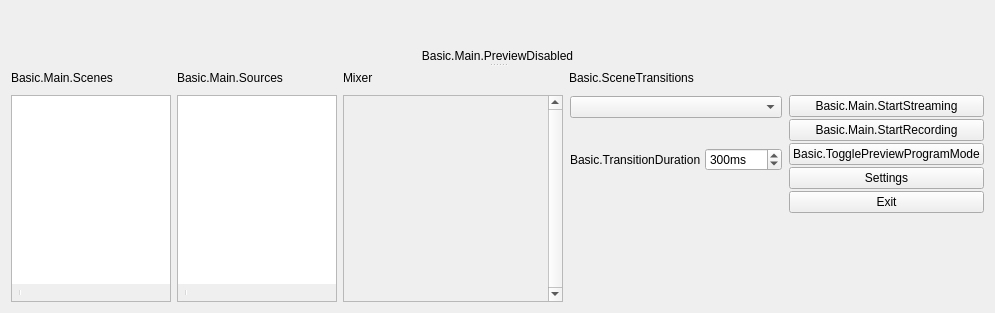
  <widget class="QWidget" name="centralwidget">
   <layout class="QHBoxLayout" name="horizontalLayout">
    <item>
     <widget class="QSplitter" name="mainSplitter">
      <property name="orientation">
       <enum>Qt::Vertical</enum>
      </property>
      <property name="childrenCollapsible">
       <bool>false</bool>
      </property>
      <widget class="QWidget" name="verticalLayoutWidget_7">
       <layout class="QVBoxLayout" name="verticalLayout_14">
        <item>
         <layout class="QHBoxLayout" name="previewLayout">
          <property name="spacing">
           <number>2</number>
          </property>
          <item>
           <layout class="QVBoxLayout" name="previewTextLayout">
            <property name="spacing">
             <number>4</number>
            </property>
            <item>
             <widget class="OBSBasicPreview" name="preview" native="true">
              <property name="sizePolicy">
               <sizepolicy hsizetype="Expanding" vsizetype="Expanding">
                <horstretch>0</horstretch>
                <verstretch>0</verstretch>
               </sizepolicy>
              </property>
              <property name="minimumSize">
               <size>
                <width>32</width>
                <height>32</height>
               </size>
              </property>
              <property name="focusPolicy">
               <enum>Qt::ClickFocus</enum>
              </property>
              <property name="contextMenuPolicy">
               <enum>Qt::CustomContextMenu</enum>
              </property>
             </widget>
            </item>
           </layout>
          </item>
         </layout>
        </item>
        <item>
         <widget class="QLabel" name="previewDisabledLabel">
          <property name="sizePolicy">
           <sizepolicy hsizetype="Expanding" vsizetype="Expanding">
            <horstretch>0</horstretch>
            <verstretch>0</verstretch>
           </sizepolicy>
          </property>
          <property name="contextMenuPolicy">
           <enum>Qt::CustomContextMenu</enum>
          </property>
          <property name="text">
           <string>Basic.Main.PreviewDisabled</string>
          </property>
          <property name="alignment">
           <set>Qt::AlignCenter</set>
          </property>
         </widget>
        </item>
       </layout>
      </widget>
      <widget class="QWidget" name="gridLayoutWidget_2">
       <layout class="QGridLayout" name="gridLayout_2">
        <item row="1" column="4">
         <layout class="QVBoxLayout" name="buttonsVLayout">
          <property name="spacing">
           <number>2</number>
          </property>
          <item>
           <widget class="QPushButton" name="streamButton">
            <property name="enabled">
             <bool>true</bool>
            </property>
            <property name="sizePolicy">
             <sizepolicy hsizetype="Preferred" vsizetype="Fixed">
              <horstretch>0</horstretch>
              <verstretch>0</verstretch>
             </sizepolicy>
            </property>
            <property name="text">
             <string>Basic.Main.StartStreaming</string>
            </property>
            <property name="checkable">
             <bool>false</bool>
            </property>
           </widget>
          </item>
          <item>
           <widget class="QPushButton" name="recordButton">
            <property name="enabled">
             <bool>true</bool>
            </property>
            <property name="sizePolicy">
             <sizepolicy hsizetype="Preferred" vsizetype="Fixed">
              <horstretch>0</horstretch>
              <verstretch>0</verstretch>
             </sizepolicy>
            </property>
            <property name="minimumSize">
             <size>
              <width>130</width>
              <height>0</height>
             </size>
            </property>
            <property name="text">
             <string>Basic.Main.StartRecording</string>
            </property>
           </widget>
          </item>
          <item>
           <widget class="QPushButton" name="modeSwitch">
            <property name="text">
             <string>Basic.TogglePreviewProgramMode</string>
            </property>
            <property name="checkable">
             <bool>true</bool>
            </property>
           </widget>
          </item>
          <item>
           <widget class="QPushButton" name="settingsButton">
            <property name="sizePolicy">
             <sizepolicy hsizetype="Preferred" vsizetype="Fixed">
              <horstretch>0</horstretch>
              <verstretch>0</verstretch>
             </sizepolicy>
            </property>
            <property name="text">
             <string>Settings</string>
            </property>
           </widget>
          </item>
          <item>
           <widget class="QPushButton" name="exitButton">
            <property name="sizePolicy">
             <sizepolicy hsizetype="Preferred" vsizetype="Fixed">
              <horstretch>0</horstretch>
              <verstretch>0</verstretch>
             </sizepolicy>
            </property>
            <property name="text">
             <string>Exit</string>
            </property>
           </widget>
          </item>
          <item>
           <spacer name="expVSpacer_2">
            <property name="orientation">
             <enum>Qt::Vertical</enum>
            </property>
            <property name="sizeHint" stdset="0">
             <size>
              <width>0</width>
              <height>0</height>
             </size>
            </property>
           </spacer>
          </item>
         </layout>
        </item>
        <item row="1" column="2">
         <widget class="VScrollArea" name="scrollArea">
          <property name="minimumSize">
           <size>
            <width>220</width>
            <height>0</height>
           </size>
          </property>
          <property name="frameShape">
           <enum>QFrame::StyledPanel</enum>
          </property>
          <property name="frameShadow">
           <enum>QFrame::Sunken</enum>
          </property>
          <property name="verticalScrollBarPolicy">
           <enum>Qt::ScrollBarAlwaysOn</enum>
          </property>
          <property name="horizontalScrollBarPolicy">
           <enum>Qt::ScrollBarAlwaysOff</enum>
          </property>
          <property name="widgetResizable">
           <bool>true</bool>
          </property>
          <widget class="QWidget" name="volumeWidgets">
           <property name="geometry">
            <rect>
             <x>0</x>
             <y>0</y>
             <width>201</width>
             <height>16</height>
            </rect>
           </property>
           <property name="sizePolicy">
            <sizepolicy hsizetype="Preferred" vsizetype="Maximum">
             <horstretch>0</horstretch>
             <verstretch>0</verstretch>
            </sizepolicy>
           </property>
           <layout class="QVBoxLayout" name="verticalLayout_18">
            <property name="spacing">
             <number>0</number>
            </property>
            <property name="leftMargin">
             <number>0</number>
            </property>
            <property name="topMargin">
             <number>0</number>
            </property>
            <property name="rightMargin">
             <number>0</number>
            </property>
            <property name="bottomMargin">
             <number>0</number>
            </property>
           </layout>
          </widget>
         </widget>
        </item>
        <item row="1" column="0">
         <layout class="QVBoxLayout" name="scenesVLayout">
          <property name="spacing">
           <number>0</number>
          </property>
          <item>
           <widget class="QFrame" name="scenesFrame">
            <property name="sizePolicy">
             <sizepolicy hsizetype="Expanding" vsizetype="Expanding">
              <horstretch>0</horstretch>
              <verstretch>0</verstretch>
             </sizepolicy>
            </property>
            <property name="minimumSize">
             <size>
              <width>160</width>
              <height>0</height>
             </size>
            </property>
            <property name="maximumSize">
             <size>
              <width>260</width>
              <height>16777215</height>
             </size>
            </property>
            <property name="frameShape">
             <enum>QFrame::StyledPanel</enum>
            </property>
            <property name="frameShadow">
             <enum>QFrame::Sunken</enum>
            </property>
            <layout class="QVBoxLayout" name="verticalLayout_11">
             <property name="spacing">
              <number>0</number>
             </property>
             <property name="leftMargin">
              <number>0</number>
             </property>
             <property name="topMargin">
              <number>0</number>
             </property>
             <property name="rightMargin">
              <number>0</number>
             </property>
             <property name="bottomMargin">
              <number>0</number>
             </property>
             <item>
              <widget class="QListWidget" name="scenes">
               <property name="sizePolicy">
                <sizepolicy hsizetype="Preferred" vsizetype="Expanding">
                 <horstretch>0</horstretch>
                 <verstretch>0</verstretch>
                </sizepolicy>
               </property>
               <property name="contextMenuPolicy">
                <enum>Qt::CustomContextMenu</enum>
               </property>
               <property name="frameShape">
                <enum>QFrame::NoFrame</enum>
               </property>
               <property name="frameShadow">
                <enum>QFrame::Plain</enum>
               </property>
               <property name="showDropIndicator" stdset="0">
                <bool>true</bool>
               </property>
               <property name="dragEnabled">
                <bool>true</bool>
               </property>
               <property name="dragDropMode">
                <enum>QAbstractItemView::InternalMove</enum>
               </property>
               <property name="defaultDropAction">
                <enum>Qt::TargetMoveAction</enum>
               </property>
               <addaction name="actionRemoveScene"/>
              </widget>
             </item>
             <item>
              <widget class="QToolBar" name="scenesToolbar">
               <property name="iconSize">
                <size>
                 <width>16</width>
                 <height>16</height>
                </size>
               </property>
               <property name="floatable">
                <bool>false</bool>
               </property>
               <addaction name="actionAddScene"/>
               <addaction name="actionRemoveScene"/>
               <addaction name="separator"/>
               <addaction name="actionSceneUp"/>
               <addaction name="actionSceneDown"/>
              </widget>
             </item>
             <item>
              <spacer name="scenesFixedSizeHSpacer">
               <property name="orientation">
                <enum>Qt::Horizontal</enum>
               </property>
               <property name="sizeType">
                <enum>QSizePolicy::Fixed</enum>
               </property>
               <property name="sizeHint" stdset="0">
                <size>
                 <width>150</width>
                 <height>0</height>
                </size>
               </property>
              </spacer>
             </item>
            </layout>
           </widget>
          </item>
         </layout>
        </item>
        <item row="0" column="1">
         <widget class="QLabel" name="sourcesLabel">
          <property name="text">
           <string>Basic.Main.Sources</string>
          </property>
         </widget>
        </item>
        <item row="0" column="2">
         <layout class="QHBoxLayout" name="mixadvHLayout">
          <property name="spacing">
           <number>2</number>
          </property>
          <item>
           <widget class="QLabel" name="mixerLabel">
            <property name="sizePolicy">
             <sizepolicy hsizetype="Maximum" vsizetype="Preferred">
              <horstretch>0</horstretch>
              <verstretch>0</verstretch>
             </sizepolicy>
            </property>
            <property name="text">
             <string>Mixer</string>
            </property>
           </widget>
          </item>
          <item>
           <widget class="QPushButton" name="advAudioProps">
            <property name="sizePolicy">
             <sizepolicy hsizetype="Maximum" vsizetype="Maximum">
              <horstretch>0</horstretch>
              <verstretch>0</verstretch>
             </sizepolicy>
            </property>
            <property name="maximumSize">
             <size>
              <width>22</width>
              <height>22</height>
             </size>
            </property>
            <property name="accessibleName">
             <string>Basic.AdvAudio</string>
            </property>
            <property name="text">
             <string notr="true"/>
            </property>
            <property name="icon">
             <iconset resource="obs.qrc">
              <normaloff>:/res/images/configuration21_16.png</normaloff>:/res/images/configuration21_16.png</iconset>
            </property>
            <property name="flat">
             <bool>true</bool>
            </property>
            <property name="themeID" stdset="0">
             <string notr="true">configIconSmall</string>
            </property>
           </widget>
          </item>
          <item>
           <spacer name="mixadvHSpacer_4">
            <property name="orientation">
             <enum>Qt::Horizontal</enum>
            </property>
            <property name="sizeHint" stdset="0">
             <size>
              <width>0</width>
              <height>0</height>
             </size>
            </property>
           </spacer>
          </item>
         </layout>
        </item>
        <item row="1" column="1">
         <layout class="QVBoxLayout" name="sourcesVLayout">
          <property name="spacing">
           <number>0</number>
          </property>
          <item>
           <widget class="QFrame" name="sourcesFrame">
            <property name="sizePolicy">
             <sizepolicy hsizetype="Expanding" vsizetype="Expanding">
              <horstretch>0</horstretch>
              <verstretch>0</verstretch>
             </sizepolicy>
            </property>
            <property name="minimumSize">
             <size>
              <width>160</width>
              <height>0</height>
             </size>
            </property>
            <property name="maximumSize">
             <size>
              <width>260</width>
              <height>16777215</height>
             </size>
            </property>
            <property name="frameShape">
             <enum>QFrame::StyledPanel</enum>
            </property>
            <property name="frameShadow">
             <enum>QFrame::Sunken</enum>
            </property>
            <layout class="QVBoxLayout" name="verticalLayout_16">
             <property name="spacing">
              <number>0</number>
             </property>
             <property name="leftMargin">
              <number>0</number>
             </property>
             <property name="topMargin">
              <number>0</number>
             </property>
             <property name="rightMargin">
              <number>0</number>
             </property>
             <property name="bottomMargin">
              <number>0</number>
             </property>
             <item>
              <widget class="SourceListWidget" name="sources">
               <property name="sizePolicy">
                <sizepolicy hsizetype="Preferred" vsizetype="Expanding">
                 <horstretch>0</horstretch>
                 <verstretch>0</verstretch>
                </sizepolicy>
               </property>
               <property name="contextMenuPolicy">
                <enum>Qt::CustomContextMenu</enum>
               </property>
               <property name="frameShape">
                <enum>QFrame::NoFrame</enum>
               </property>
               <property name="showDropIndicator" stdset="0">
                <bool>true</bool>
               </property>
               <property name="dragEnabled">
                <bool>true</bool>
               </property>
               <property name="dragDropMode">
                <enum>QAbstractItemView::InternalMove</enum>
               </property>
               <property name="defaultDropAction">
                <enum>Qt::TargetMoveAction</enum>
               </property>
               <property name="selectionMode">
                <enum>QAbstractItemView::ExtendedSelection</enum>
               </property>
               <addaction name="actionRemoveSource"/>
              </widget>
             </item>
             <item>
              <widget class="QToolBar" name="sourcesToolbar">
               <property name="iconSize">
                <size>
                 <width>16</width>
                 <height>16</height>
                </size>
               </property>
               <property name="floatable">
                <bool>false</bool>
               </property>
               <addaction name="actionAddSource"/>
               <addaction name="actionRemoveSource"/>
               <addaction name="actionSourceProperties"/>
               <addaction name="separator"/>
               <addaction name="actionSourceUp"/>
               <addaction name="actionSourceDown"/>
              </widget>
             </item>
             <item>
              <spacer name="sourcesFixedSizeHSpacer">
               <property name="orientation">
                <enum>Qt::Horizontal</enum>
               </property>
               <property name="sizeType">
                <enum>QSizePolicy::Fixed</enum>
               </property>
               <property name="sizeHint" stdset="0">
                <size>
                 <width>150</width>
                 <height>0</height>
                </size>
               </property>
              </spacer>
             </item>
            </layout>
           </widget>
          </item>
         </layout>
        </item>
        <item row="0" column="0">
         <widget class="QLabel" name="scenesLabel">
          <property name="text">
           <string>Basic.Main.Scenes</string>
          </property>
         </widget>
        </item>
        <item row="0" column="3">
         <widget class="QLabel" name="sceneTransitionsLabel">
          <property name="text">
           <string>Basic.SceneTransitions</string>
          </property>
         </widget>
        </item>
        <item row="1" column="3">
         <widget class="QWidget" name="transitionsContainer" native="true">
          <layout class="QVBoxLayout" name="verticalLayout">
           <property name="spacing">
            <number>4</number>
           </property>
           <property name="leftMargin">
            <number>1</number>
           </property>
           <property name="topMargin">
            <number>1</number>
           </property>
           <property name="rightMargin">
            <number>1</number>
           </property>
           <property name="bottomMargin">
            <number>2</number>
           </property>
           <item>
            <widget class="QComboBox" name="transitions">
             <property name="minimumSize">
              <size>
               <width>120</width>
               <height>0</height>
              </size>
             </property>
             <property name="accessibleName">
              <string>Transition</string>
             </property>
            </widget>
           </item>
           <item>
            <layout class="QHBoxLayout" name="horizontalLayout_4">
             <property name="spacing">
              <number>4</number>
             </property>
             <item>
              <spacer name="horizontalSpacer">
               <property name="orientation">
                <enum>Qt::Horizontal</enum>
               </property>
               <property name="sizeType">
                <enum>QSizePolicy::Preferred</enum>
               </property>
               <property name="sizeHint" stdset="0">
                <size>
                 <width>40</width>
                 <height>20</height>
                </size>
               </property>
              </spacer>
             </item>
             <item>
              <widget class="QPushButton" name="transitionAdd">
               <property name="sizePolicy">
                <sizepolicy hsizetype="Maximum" vsizetype="Maximum">
                 <horstretch>0</horstretch>
                 <verstretch>0</verstretch>
                </sizepolicy>
               </property>
               <property name="maximumSize">
                <size>
                 <width>22</width>
                 <height>22</height>
                </size>
               </property>
               <property name="toolTip">
                <string>Basic.AddTransition</string>
               </property>
               <property name="accessibleName">
                <string>Basic.AddTransition</string>
               </property>
               <property name="text">
                <string notr="true"/>
               </property>
               <property name="icon">
                <iconset resource="obs.qrc">
                 <normaloff>:/res/images/add.png</normaloff>:/res/images/add.png</iconset>
               </property>
               <property name="flat">
                <bool>true</bool>
               </property>
               <property name="themeID" stdset="0">
                <string notr="true">addIconSmall</string>
               </property>
              </widget>
             </item>
             <item>
              <widget class="QPushButton" name="transitionRemove">
               <property name="sizePolicy">
                <sizepolicy hsizetype="Maximum" vsizetype="Maximum">
                 <horstretch>0</horstretch>
                 <verstretch>0</verstretch>
                </sizepolicy>
               </property>
               <property name="maximumSize">
                <size>
                 <width>22</width>
                 <height>22</height>
                </size>
               </property>
               <property name="toolTip">
                <string>Basic.RemoveTransition</string>
               </property>
               <property name="accessibleName">
                <string>Basic.RemoveTransition</string>
               </property>
               <property name="text">
                <string notr="true"/>
               </property>
               <property name="icon">
                <iconset resource="obs.qrc">
                 <normaloff>:/res/images/list_remove.png</normaloff>:/res/images/list_remove.png</iconset>
               </property>
               <property name="flat">
                <bool>true</bool>
               </property>
               <property name="themeID" stdset="0">
                <string notr="true">removeIconSmall</string>
               </property>
              </widget>
             </item>
             <item>
              <widget class="QPushButton" name="transitionProps">
               <property name="sizePolicy">
                <sizepolicy hsizetype="Maximum" vsizetype="Maximum">
                 <horstretch>0</horstretch>
                 <verstretch>0</verstretch>
                </sizepolicy>
               </property>
               <property name="maximumSize">
                <size>
                 <width>22</width>
                 <height>22</height>
                </size>
               </property>
               <property name="toolTip">
                <string>Basic.TransitionProperties</string>
               </property>
               <property name="accessibleName">
                <string>Basic.TransitionProperties</string>
               </property>
               <property name="text">
                <string notr="true"/>
               </property>
               <property name="icon">
                <iconset resource="obs.qrc">
                 <normaloff>:/res/images/configuration21_16.png</normaloff>:/res/images/configuration21_16.png</iconset>
               </property>
               <property name="flat">
                <bool>true</bool>
               </property>
               <property name="themeID" stdset="0">
                <string notr="true">configIconSmall</string>
               </property>
              </widget>
             </item>
            </layout>
           </item>
           <item>
            <layout class="QHBoxLayout" name="horizontalLayout_3">
             <property name="spacing">
              <number>4</number>
             </property>
             <item>
              <widget class="QLabel" name="transitionDurationLabel">
               <property name="sizePolicy">
                <sizepolicy hsizetype="Maximum" vsizetype="Preferred">
                 <horstretch>0</horstretch>
                 <verstretch>0</verstretch>
                </sizepolicy>
               </property>
               <property name="text">
                <string>Basic.TransitionDuration</string>
               </property>
               <property name="buddy">
                <cstring>transitionDuration</cstring>
               </property>
              </widget>
             </item>
             <item>
              <widget class="QSpinBox" name="transitionDuration">
               <property name="accessibleName">
                <string>Basic.TransitionDuration</string>
               </property>
               <property name="suffix">
                <string>ms</string>
               </property>
               <property name="minimum">
                <number>2</number>
               </property>
               <property name="maximum">
                <number>10000</number>
               </property>
               <property name="singleStep">
                <number>50</number>
               </property>
               <property name="value">
                <number>300</number>
               </property>
              </widget>
             </item>
            </layout>
           </item>
           <item>
            <spacer name="verticalSpacer">
             <property name="orientation">
              <enum>Qt::Vertical</enum>
             </property>
             <property name="sizeHint" stdset="0">
              <size>
               <width>20</width>
               <height>40</height>
              </size>
             </property>
            </spacer>
           </item>
          </layout>
         </widget>
        </item>
       </layout>
      </widget>
     </widget>
    </item>
   </layout>
  </widget>
